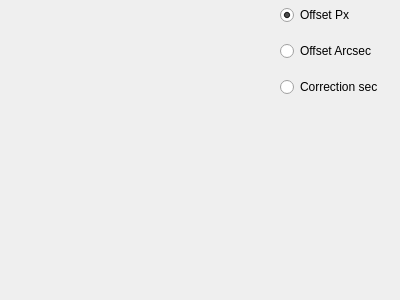
<?xml version="1.0" encoding="UTF-8"?>
<ui version="4.0">
 <class>snowgui::singletrackwidget</class>
 <widget class="QWidget" name="snowgui::singletrackwidget">
  <property name="geometry">
   <rect>
    <x>0</x>
    <y>0</y>
    <width>400</width>
    <height>300</height>
   </rect>
  </property>
  <property name="windowTitle">
   <string>Form</string>
  </property>
  <layout class="QHBoxLayout" name="horizontalLayout">
   <property name="leftMargin">
    <number>0</number>
   </property>
   <property name="topMargin">
    <number>0</number>
   </property>
   <property name="rightMargin">
    <number>0</number>
   </property>
   <property name="bottomMargin">
    <number>0</number>
   </property>
   <item>
    <widget class="snowgui::ChannelDisplayWidget" name="dataWidget" native="true"/>
   </item>
   <item>
    <widget class="QWidget" name="controlWidget" native="true">
     <property name="maximumSize">
      <size>
       <width>120</width>
       <height>16777215</height>
      </size>
     </property>
     <layout class="QVBoxLayout" name="verticalLayout">
      <property name="leftMargin">
       <number>0</number>
      </property>
      <property name="topMargin">
       <number>0</number>
      </property>
      <property name="rightMargin">
       <number>0</number>
      </property>
      <property name="bottomMargin">
       <number>0</number>
      </property>
      <item>
       <widget class="QRadioButton" name="offsetPxButton">
        <property name="minimumSize">
         <size>
          <width>0</width>
          <height>30</height>
         </size>
        </property>
        <property name="text">
         <string>Offset Px</string>
        </property>
        <property name="checked">
         <bool>true</bool>
        </property>
       </widget>
      </item>
      <item>
       <widget class="QRadioButton" name="offsetArcsecButton">
        <property name="minimumSize">
         <size>
          <width>0</width>
          <height>30</height>
         </size>
        </property>
        <property name="text">
         <string>Offset Arcsec</string>
        </property>
       </widget>
      </item>
      <item>
       <widget class="QRadioButton" name="correctionButton">
        <property name="minimumSize">
         <size>
          <width>0</width>
          <height>30</height>
         </size>
        </property>
        <property name="text">
         <string>Correction sec</string>
        </property>
       </widget>
      </item>
      <item>
       <spacer name="verticalSpacer">
        <property name="orientation">
         <enum>Qt::Vertical</enum>
        </property>
        <property name="sizeHint" stdset="0">
         <size>
          <width>20</width>
          <height>40</height>
         </size>
        </property>
       </spacer>
      </item>
     </layout>
    </widget>
   </item>
  </layout>
 </widget>
 <customwidgets>
  <customwidget>
   <class>snowgui::ChannelDisplayWidget</class>
   <extends>QWidget</extends>
   <header>ChannelDisplayWidget.h</header>
   <container>1</container>
  </customwidget>
 </customwidgets>
 <resources/>
 <connections/>
</ui>
